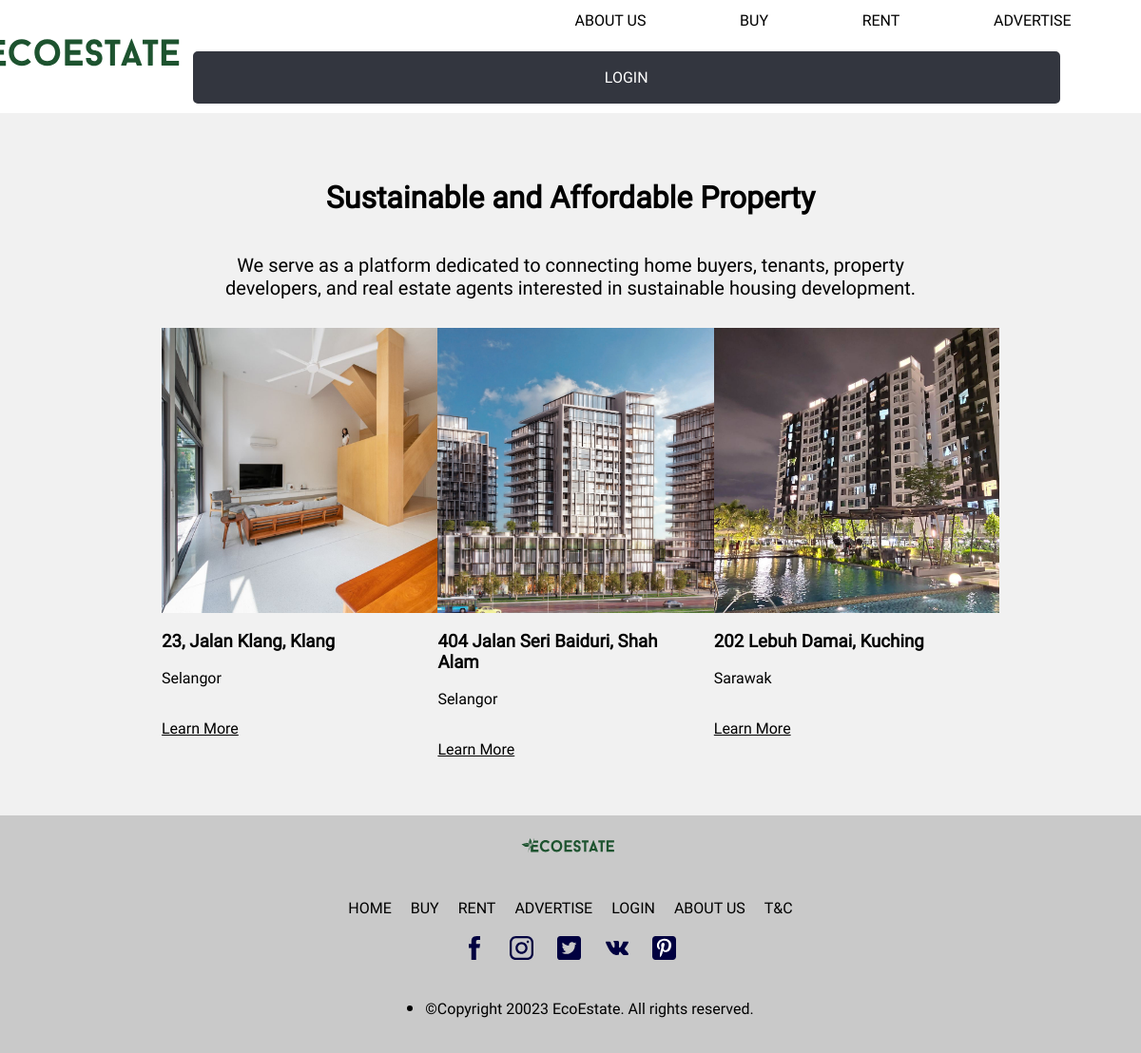
/EcoEstate/home.php, run on the app's committed database.
### tables this page shows
CREATE TABLE `property` (
  `property_id` int(10) NOT NULL,
  `address` varchar(100) NOT NULL,
  `city` varchar(50) NOT NULL,
  `state` varchar(20) NOT NULL,
  `property_type` varchar(20) NOT NULL,
  `listing_type` varchar(10) NOT NULL,
  `price` int(10) NOT NULL,
  `floor_size` int(6) NOT NULL,
  `building_rating` decimal(2,1) DEFAULT 0.0,
  `renewable_rating` decimal(2,1) DEFAULT 0.0,
  `energy_rating` decimal(2,1) DEFAULT 0.0,
  `water_rating` decimal(2,1) DEFAULT 0.0,
  `user_id` int(10) DEFAULT NULL,
  `description` text NOT NULL,
  `furnished` varchar(3) NOT NULL,
  `no_of_bedrooms` tinyint(4) NOT NULL,
  `no_of_bathrooms` tinyint(4) NOT NULL,
  `no_of_carparks` tinyint(4) NOT NULL,
  `upload_date` datetime NOT NULL DEFAULT current_timestamp(),
  `construction_date` year(4) NOT NULL,
  `certificates` text NOT NULL
);

CREATE TABLE `property_image` (
  `img_id` int(11) NOT NULL,
  `property_id` int(11) NOT NULL,
  `img_dir` varchar(100) NOT NULL
);

### EcoEstate/home.php (the view, shortened to what this page needs)
<html lang = "en">
    <head>
        <link rel = "stylesheet" type = "text/css" href = "style.css">
    </head>
    <body class="pagewidth">
         <header>
            <a href="home.php"><img  class="logo" src="../Images/Logo.svg"></a>
            <nav>
                <div class="right">
                    <div>
                        <a href="about_us.php">ABOUT US</a>
                    </div>
                    <div>
                        <a href="property_search.php?type=sale">BUY</a>
                    </div>
                    <div>
                        <a href="property_search.php?type=rent">RENT</a>
                    </div>
                    <div>
                        <a href="addproperty.php">ADVERTISE</a>
                    </div>
                </div>
                <div class="buttons">
                    <div class="login">
                        <button
                            <?php
                            if (isset($_SESSION["user_id"]) && $_SESSION["username"]){
                                echo 'onclick="window.location.href=';
                                echo "'user_page.php';";
                                echo ';">MY ACCOUNT';
                            }
                            elseif (isset($_SESSION['admin_id']) && $_SESSION['name']){
                                echo 'onclick="window.location.href=';
                                echo "'admin_page.php';";
                                echo ';">ADMIN PAGE';
                            }
                            else{
                                echo 'onclick="window.location.href=';
                                echo "'login.php';";
                                echo ';">LOGIN';
                            }
                            ?>
                        </button>
                    </div>
                </div>
            </nav>
        </header>
		<div class="homebg">
            <div class="top-section">
                <div class="homedesctitle">Sustainable and Affordable Property</div>
                <div class="homedesc">We serve as a platform dedicated to connecting home buyers, tenants,
                    property developers, and real estate agents interested in
                    sustainable housing development.</div>
            </div>
            <div class="properties">
                <?php
                    include("mysqli_connect.php");
                    $q = "SELECT * FROM property
                    WHERE property_id IN (SELECT property_id FROM property_approval WHERE admin_id IS NOT NULL AND approval_date IS NOT NULL)
                    ORDER BY (building_rating + renewable_rating + energy_rating + water_rating) DESC,upload_date DESC LIMIT 3";
                    $result = @mysqli_query($dbc, $q);
                    if (mysqli_num_rows($result) != 0) {
                        while ($property = mysqli_fetch_assoc($result)) {
                            echo '<div class="property">';
                            $q = "SELECT * FROM property_image WHERE property_id = " . $property['property_id'] . " LIMIT 1;";
                            $r = @mysqli_query($dbc, $q);
                            $image = mysqli_fetch_assoc($r);
                            echo "<img class='property-pic' src='" . $image['img_dir'] . "'>";
                            echo "<h3>" . $property['address'] . ", " . $property['city'] . "</h3>";
                            echo "<p>" . $property['state'] . "</p>";
                            echo '<br><a href="show_property.php?id=' . $property['property_id'] . '"><u>Learn More</u></a>';
                            echo '</div>';
                        }
                    }
                ?>
            </div>
        </div>
        <footer>
            <div class="footer">
                <div class="row">
                    <img src="../Images/Logo.svg" style = "min-width: 10%; max-width: 10%; margin-left: auto; margin-right: auto;">
                </div>
                <div class="footer-links">
                    <a href="home.php">HOME</a>
                    <a href="property_search.php?type=sale">BUY</a>
                    <a href="property_search.php?type=rent">RENT</a>
                    <a href="addproperty.php">ADVERTISE</a>
                    <a href="login.php">LOGIN</a>
                    <a href="about_us.php">ABOUT US</a>
                    <a href="t&c.php">T&C</a>
                </div>
                <div class="socials">
                    <img class="icon" src="../Images/FB.svg">
                    <img class="icon" src="../Images/Insta.svg">
                    <img class="icon" src="../Images/Twitt.svg">
                    <img class="icon" src="../Images/VK.svg">
                    <img class="icon" src="../Images/Pin.svg">
                </div>
                <div class = "row">
                    <ul>
                        <li>
                            <p class="copyright">&copy;Copyright 20023 EcoEstate. All rights reserved.</p>
                        </li>
                    </ul>
                </div>
            </div>
        </footer>
    </body>
</html>

### EcoEstate/style.css (style rules this page uses)
html { height: 100%; }
body { background-color:#ffffff; border: none; padding: 0%; margin: 0%; width: 100%; height: 100%; display: block; }
h1, h2, h3, h4 { font-family: Roboto; color:#000000; }
p, a, button { font-family: Roboto; font-size: 16px; font-style: normal; font-weight: 400; color: #000000; text-decoration: none; }
div button { color:#ffffff; background: #33363F; border: 2px solid #33363F; padding: 5px 5px; border-radius: 5px; transition: color 0.5s, background-color 1s; text-align: center; }
div.login button { padding: 1em 1em; margin: 0% 5%; }
div.buttons, div.buttons-choice { flex: 1 1 5%; display: flex; align-items: baseline; min-width: 250px; }
@media only screen and (min-width: 800px) { header { background-color: #ffffff; display: flex; flex-flow: row wrap; justify-content: stretch; padding-left: 2%; padding-right: 2%; } }
@media only screen and (min-width: 800px) { header a { padding: 0% 1%; flex: 1 1 5%; position: relative; margin: 0% 1%; } }
@media only screen and (min-width: 800px) { .logo { min-width: 100%; max-height: 130%; position: absolute; top: 50%; left: 50%; transform: translate(-50%, -50%); } }
@media only screen and (min-width: 800px) { nav div.right { margin-left: 40%; flex: 1 1 40%; } }
header nav { font-family: "Roboto", sans-serif; color: #000040; flex: 4 4 85%; width: 100%; display: flex; flex-flow: row wrap; justify-content: space-between; align-items: baseline; }
nav div { flex: 1 2 25%; margin: 1% 0%; padding: 0%; display: grid; text-align: center; grid-auto-flow: column; }
nav div a { margin: 0%; }
div.login { margin: 0% 1%; }
footer { background-color: #C9C9C9; display: grid; grid-template-columns: auto; min-height: 30%; width: 100%; font-size: 130%; padding: 0%; border: none; margin: 0%; }
.footer-links { display: flex; justify-content: space-around; padding: 10px; margin-left: auto; margin-right: auto; }
.footer-links a { color: #000; text-decoration: none; padding: 10px; }
div.socials { display: grid; flex: 1 1 25%; margin: 0% 5%; align-items: center; justify-items: center; align-self: center; grid-template-columns: 50px 50px 50px 50px 50px; }
.icon { max-width: 100%; max-height: 100%; padding: 0% 5% 3% 0%; }
@media screen and (min-width: 800px) { footer div.footer { flex: 2 2 75%; flex-flow: column nowrap; display: flex; } }
@media screen and (min-width: 800px) { .footer .row { flex: 1 1 25%; align-self: center; align-content: center; display: grid; } }
.homebg { background-color: #F1F1F1; padding: 50px; display: flex; flex-wrap: wrap; justify-content: center; }
.homedesctitle { font-family: "Roboto"; font-size: 32px; font-weight: bold; color: #000000; text-align: center; padding: 20px; }
.homedesc { font-family: "Roboto"; font-size: 20px; color: #000000; width: 70%; text-align: center; padding: 20px; margin: 0 auto; }
.pagewidth { min-width: 1200px; }

### EcoEstate/home.php (style rules this page uses)
div.top-section { width: 100%; }
div.properties { display: flex; width: 80%; flex-wrap: wrap; }
div.property { width: 33%; padding: 10px; box-sizing: border-box; }
img.property-pic { width: 300px; height: 300px; object-fit: cover; }

### data on the page
property: property_image.img_dir (picture), address "23, Jalan Klang", city "Klang", state "Selangor"
property: property_image.img_dir (picture), address "404 Jalan Seri Baiduri", city "Shah Alam", state "Selangor"
property: property_image.img_dir (picture), address "202 Lebuh Damai", city "Kuching", state "Sarawak"
